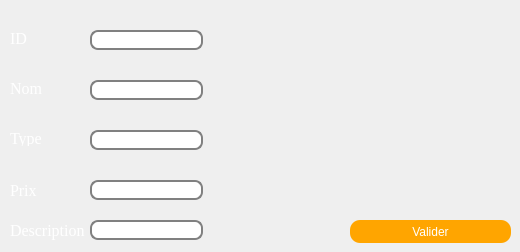
     <widget class="QWidget" name="tab_15">
      <attribute name="title">
       <string>Ajouter</string>
      </attribute>
      <widget class="QLabel" name="label_36">
       <property name="geometry">
        <rect>
         <x>10</x>
         <y>80</y>
         <width>61</width>
         <height>16</height>
        </rect>
       </property>
       <property name="font">
        <font>
         <family>Times New Roman</family>
         <pointsize>12</pointsize>
        </font>
       </property>
       <property name="styleSheet">
        <string notr="true">*{
color:rgb(255, 255, 255);

}
</string>
       </property>
       <property name="text">
        <string>Nom</string>
       </property>
      </widget>
      <widget class="QLabel" name="label_37">
       <property name="geometry">
        <rect>
         <x>10</x>
         <y>130</y>
         <width>61</width>
         <height>16</height>
        </rect>
       </property>
       <property name="font">
        <font>
         <family>Times New Roman</family>
         <pointsize>12</pointsize>
        </font>
       </property>
       <property name="styleSheet">
        <string notr="true">*{
color:rgb(255, 255, 255);

}
</string>
       </property>
       <property name="text">
        <string>Type</string>
       </property>
      </widget>
      <widget class="QLineEdit" name="lineEdit_ideFRMTIONADD">
       <property name="geometry">
        <rect>
         <x>90</x>
         <y>30</y>
         <width>113</width>
         <height>20</height>
        </rect>
       </property>
       <property name="styleSheet">
        <string notr="true">QLineEdit {
padding: 1px;
border-style: solid;
border: 2px solid gray;
border-radius: 8px;
}</string>
       </property>
      </widget>
      <widget class="QLineEdit" name="lineEdit_NOMFRMTSADD">
       <property name="geometry">
        <rect>
         <x>90</x>
         <y>80</y>
         <width>113</width>
         <height>20</height>
        </rect>
       </property>
       <property name="styleSheet">
        <string notr="true">QLineEdit {
padding: 1px;
border-style: solid;
border: 2px solid gray;
border-radius: 8px;
}</string>
       </property>
      </widget>
      <widget class="QLineEdit" name="lineEdit_DOMAINEADDFRMTS">
       <property name="geometry">
        <rect>
         <x>90</x>
         <y>130</y>
         <width>113</width>
         <height>20</height>
        </rect>
       </property>
       <property name="styleSheet">
        <string notr="true">QLineEdit {
padding: 1px;
border-style: solid;
border: 2px solid gray;
border-radius: 8px;
}</string>
       </property>
      </widget>
      <widget class="QPushButton" name="AJOUTER">
       <property name="geometry">
        <rect>
         <x>350</x>
         <y>220</y>
         <width>161</width>
         <height>23</height>
        </rect>
       </property>
       <property name="styleSheet">
        <string notr="true">*{
color:rgb(255, 255, 255);

}
QPushButton {
border-radius: 10px;
background-color: orange;
}
QPushButton:hover{
background-color: rgb(255,165,0,0.5);
}</string>
       </property>
       <property name="text">
        <string>Valider</string>
       </property>
      </widget>
      <widget class="QLabel" name="label_38">
       <property name="geometry">
        <rect>
         <x>10</x>
         <y>180</y>
         <width>91</width>
         <height>20</height>
        </rect>
       </property>
       <property name="font">
        <font>
         <family>Times New Roman</family>
         <pointsize>12</pointsize>
        </font>
       </property>
       <property name="styleSheet">
        <string notr="true">*{
color:rgb(255, 255, 255);

}
</string>
       </property>
       <property name="text">
        <string>Prix</string>
       </property>
      </widget>
      <widget class="QLineEdit" name="lineEdit_depart_add">
       <property name="geometry">
        <rect>
         <x>90</x>
         <y>180</y>
         <width>113</width>
         <height>20</height>
        </rect>
       </property>
       <property name="styleSheet">
        <string notr="true">QLineEdit {
padding: 1px;
border-style: solid;
border: 2px solid gray;
border-radius: 8px;
}</string>
       </property>
      </widget>
      <widget class="QLabel" name="label_39">
       <property name="geometry">
        <rect>
         <x>10</x>
         <y>30</y>
         <width>61</width>
         <height>16</height>
        </rect>
       </property>
       <property name="font">
        <font>
         <family>Times New Roman</family>
         <pointsize>12</pointsize>
        </font>
       </property>
       <property name="styleSheet">
        <string notr="true">*{
color:rgb(255, 255, 255);

}</string>
       </property>
       <property name="text">
        <string>ID</string>
       </property>
      </widget>
      <widget class="QLabel" name="label_40">
       <property name="geometry">
        <rect>
         <x>10</x>
         <y>220</y>
         <width>91</width>
         <height>20</height>
        </rect>
       </property>
       <property name="font">
        <font>
         <family>Times New Roman</family>
         <pointsize>12</pointsize>
        </font>
       </property>
       <property name="styleSheet">
        <string notr="true">*{
color:rgb(255, 255, 255);

}
</string>
       </property>
       <property name="text">
        <string>Description</string>
       </property>
      </widget>
      <widget class="QLineEdit" name="description">
       <property name="geometry">
        <rect>
         <x>90</x>
         <y>220</y>
         <width>113</width>
         <height>20</height>
        </rect>
       </property>
       <property name="styleSheet">
        <string notr="true">QLineEdit {
padding: 1px;
border-style: solid;
border: 2px solid gray;
border-radius: 8px;
}</string>
       </property>
      </widget>
     </widget>
